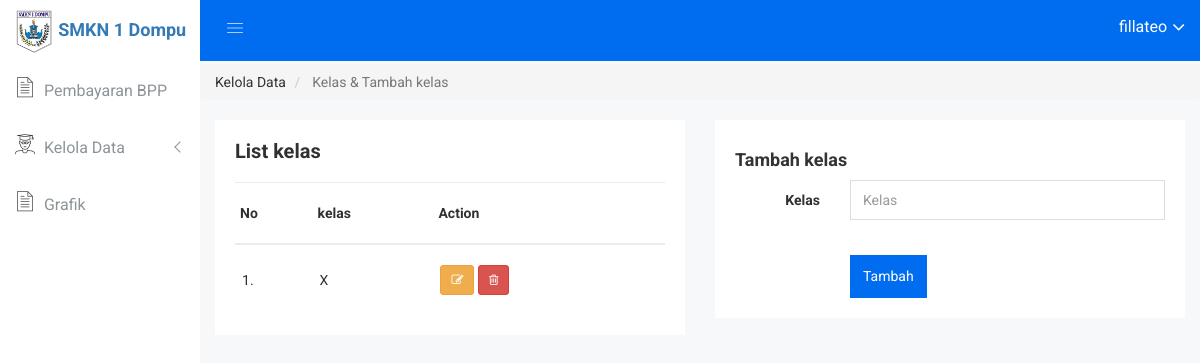
The app's page /daftar_kelas/ (signed in), older data.
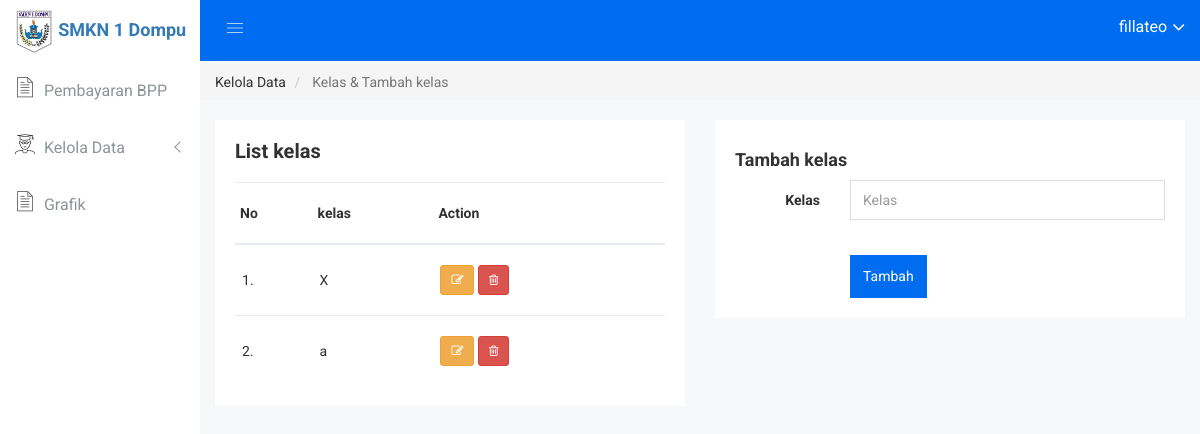
The same page, newer data.
### app_bpp/models.py (models this page shows, shortened)
class Kelas(models.Model):
	nama = models.CharField(max_length=100)
	class Meta:
		verbose_name_plural = "Daftar Kelas"

### app_bpp/views.py (the view)
# urls.py: url(r'^daftar_kelas/$', list_kelas_view, name="daftar_kelas"),
@login_required
def list_kelas_view(request):
	daftar_kelas = Kelas.objects.all()
	form = KelasForm()
	context = {
		'daftar_kelas': daftar_kelas,
		'form': form,
	}
	return render(request, 'app_bpp/list_kelas.html', context)

### app_bpp/forms.py
class KelasForm(forms.ModelForm):
    class Meta:
        model = Kelas
        fields = '__all__'
        widgets = {
            'nama': forms.TextInput(
                attrs={
                    'class': 'form-control basic-ele-mg-b-10 responsive-mg-b-10',
                    'placeholder': 'Kelas',
                }
                )
        }

### app_bpp/templates/app_bpp/list_kelas.html (shortened to what this page needs)
{% extends "base.html" %}
{% load humanize %}
{% block breadcrumb %}
<li class="breadcrumb-item" aria-current="page">Kelola Data</li>
<li class="breadcrumb-item active"> Kelas & Tambah kelas</li>
{% endblock breadcrumb %}
{% block content %}
<div class="product-status mg-b-15">
	<div class="container-fluid">
		<div class="row">
			<div class="col-lg-6 col-md-6 col-sm-6 col-xs-6">
				<div class="product-status-wrap drp-lst">
					<h4>List kelas</h4>
					<div class="asset-inner">
						<table>
							<tr>
								<th>No</th>
								<th>kelas</th>
								<th>Action</th>
							</tr>
							{% for kelas in daftar_kelas %}
							<tr>
								<td>{{ forloop.counter }}.</td>
								<td>{{ kelas.nama }}</td>
								<td>
									<a href="{% url "app_bpp:ubah_kelas" kelas.pk %}" title="Ubah" class="btn btn-sm btn-warning"><i class="fa fa-pencil-square-o" aria-hidden="true"></i></a>
									<a onclick="return confirm('Hapus kelas?')" href="{% url "app_bpp:hapus_kelas" kelas.pk %}" title="Hapus" class="btn btn-sm btn-danger"><i class="fa fa-trash-o" aria-hidden="true"></i></a>
								</td>
							</tr>
							{% endfor %}
						</table>
					</div>
				</div>
			</div>
			<div class="col-lg-6 col-md-6 col-sm-6 col-xs-6">
				<div class="sparkline12-list">
					<div class="sparkline12-graph">
						<div class="basic-login-form-ad">
							<div class="row">
								<div class="col-lg-12 col-md-12 col-sm-12 col-xs-12">
									<h4>Tambah kelas</h4>
									<div class="all-form-element-inner">
										<form method="POST" action="{% url "app_bpp:tambah_kelas" %}">
											<div class="form-group-inner">
												<div class="row">
													<div class="col-lg-3 col-md-3 col-sm-3 col-xs-12">
														<label class="login2 pull-right pull-right-pro"> Kelas </label>
													</div>
													<div class="col-lg-9 col-md-9 col-sm-9 col-xs-12">
														{{ form.nama }}
													</div>
												</div>
											</div>
											<div class="form-group-inner">
												<div class="login-btn-inner">
													<div class="row">
														<div class="col-lg-3"></div>
														<div class="col-lg-9">
															<div class="login-horizental cancel-wp pull-left form-bc-ele">
																<button class="btn btn-sm btn-primary login-submit-cs" type="submit">{% if form.nama.value is not None %}
																	Ubah
																	{% else %}
																	Tambah
																{% endif %}</button>
															</div>
														</div>
													</div>
												</div>
											</div>
										</form>
									</div>
								</div>
							</div>
						</div>
					</div>
				</div>
			</div>
		</div>
	</div>
</div>
{% endblock content %}}

Row changes from the older to the newer data that the page shows:
added Kelas: nama "a"
